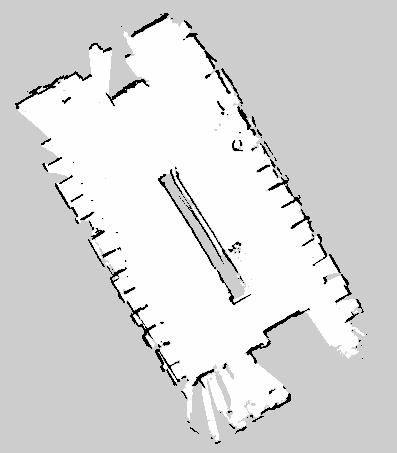
#> input picture navigation_setup/maps/map1.pgm, 397 x 453 px, found by its file name
$ python virtual_wall_creator.py
#> lines starting #> are read from the running program, lines starting #| are printed output that depends on the picture; after the words box and inside, x2 and y2 are one past the last pixel; in counts of white or black regions, pixels touching at a corner belong together
#!/usr/bin/env python3

# This is not a Ros Node or anything this for detecting walls and drawing virtual walls at a particular distance

import cv2
import numpy as np
import json
import os
import math

ROOT = os.path.dirname(os.path.abspath(__file__))
MAP_PGM = os.path.join(ROOT, "map1.pgm")
FINAL_MAP = os.path.join(ROOT, "map.pgm")
FINAL_JSON = 'final_wall_segments.json'

wall_offsets = [5, 15, 15]
reverse_normal = [0, 0, 0]
thickness = 1


def to_pt(pt):
    return (int(pt[0]), int(pt[1]))


def main():

    if not os.path.exists(MAP_PGM):
        print(f"Error: map not found at {MAP_PGM}")
        return

    img_color = cv2.imread(MAP_PGM)
#> img_color is the input picture: shape (453, 397, 3); min 0, max 254, mean 216.7
    if img_color is None:
        print("Error: failed to read image.")
        return

    img_h, img_w = img_color.shape[:2]
#> img_h = 453; img_w = 397
    gray = cv2.cvtColor(img_color, cv2.COLOR_BGR2GRAY)

    _, thresh = cv2.threshold(gray, 150, 255, cv2.THRESH_BINARY_INV)
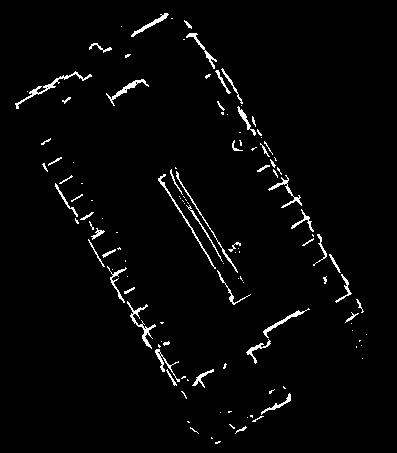
#> thresh: shape (453, 397); 2.5% white in thin lines or dots, all inside (x1, y1, x2, y2) = (15, 13, 367, 444)

    contours, _ = cv2.findContours(thresh, cv2.RETR_EXTERNAL, cv2.CHAIN_APPROX_SIMPLE)
#> contours = 123 contours, 91 with area under 20; largest, box (x1, y1, x2, y2) and area: (15, 71, 92, 109) 184, (127, 301, 156, 349) 155, (106, 79, 149, 106) 137, (263, 308, 310, 338) 122, (158, 174, 216, 269) 118
    if not contours:
        print("No contours found.")
        return

    main_cnt = max(contours, key=cv2.contourArea)
#> main_cnt = contour of 144 points, box (x1, y1, x2, y2) (15, 71, 92, 109), area 184

    output = img_color.copy()
    cv2.drawContours(output, [main_cnt], -1, (255, 0, 0), 2)
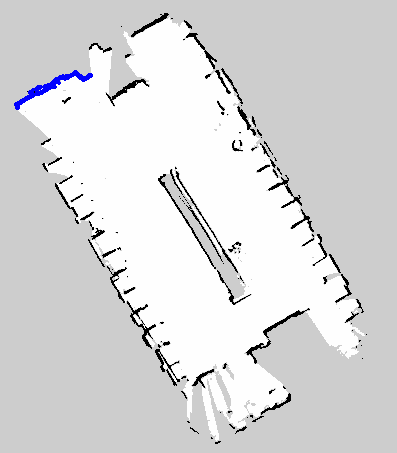
#> output: shape (453, 397, 3); 0.32% of pixels changed, all inside (x1, y1, x2, y2) = (14, 70, 93, 110)

    rect = cv2.minAreaRect(main_cnt)
#> rect = ((51.41, 86.65), (81.94, 12.77), -23.3)
    box = cv2.boxPoints(rect)
#> box = [[16.31, 108.7], [11.26, 97], [86.51, 64.58], [91.56, 76.31]]
    corners = np.intp(box)
#> corners = [[16, 108], [11, 96], [86, 64], [91, 76]]

    wall_segments = []
    wall_waypoints = []

    for i in range(4):
        p1 = tuple(corners[i])
        p2 = tuple(corners[(i + 1) % 4])

        mid = ((p1[0] + p2[0]) / 2.0, (p1[1] + p2[1]) / 2.0)

        wall_segments.append({
            "p1": to_pt(p1),
            "p2": to_pt(p2),
            "mid": [mid[0], mid[1]]
        })

        wall_waypoints.append(mid)

        cv2.line(output, p1, p2, (0, 255, 255), 4)
        cv2.putText(output, f"Wall{i+1}", (int(mid[0]), int(mid[1])),
                    cv2.FONT_HERSHEY_SIMPLEX, 0.6, (0, 255, 255), 2)
#> this loop made 4 passes
#> (p1, p2, mid) on passes 1 to 4: ((16, 108), (11, 96), (13.5, 102)), ((11, 96), (86, 64), (48.5, 80)), ((86, 64), (91, 76), (88.5, 70)), ((91, 76), (16, 108), (53.5, 92))
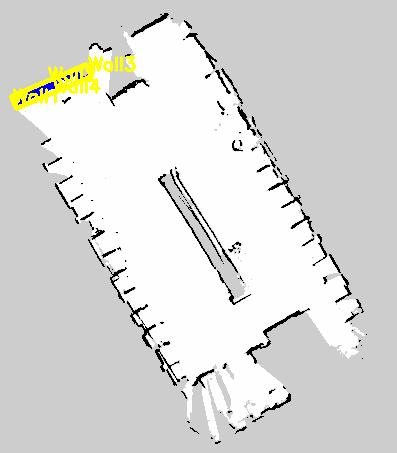
#> output: shape (453, 397, 3); 1.15% of pixels changed, all inside (x1, y1, x2, y2) = (9, 56, 136, 111)
#> after the loop, wall_segments = 4 items; wall_waypoints = [(13.5, 102), (48.5, 80), (88.5, 70), (53.5, 92)]


    virtual_img = gray.copy()

    new_walls = []

    for i in range(len(wall_offsets)):
        w = wall_segments[i]

        x1, y1 = w["p1"]
        x2, y2 = w["p2"]

        offset_px = wall_offsets[i]

        dx = x2 - x1
        dy = y2 - y1
        length = math.sqrt(dx * dx + dy * dy)
        if length == 0:
            continue

        nx = -dy / length
        ny = dx / length

        if reverse_normal[i] == 1:
            nx = -nx
            ny = -ny

        ox = nx * offset_px
        oy = ny * offset_px

        p1_shift = (int(x1 + ox), int(y1 + oy))
        p2_shift = (int(x2 + ox), int(y2 + oy))

        cv2.line(virtual_img, p1_shift, p2_shift, color=0, thickness=thickness)

        mx = (p1_shift[0] + p2_shift[0]) / 2
        my = (p1_shift[1] + p2_shift[1]) / 2

        new_walls.append({
            "p1": [p1_shift[0], p1_shift[1]],
            "p2": [p2_shift[0], p2_shift[1]],
            "mid": [mx, my]
        })
#> this loop made 3 passes
#> (w, x1, y1, x2, y2, dx, dy, length) on passes 1 to 3: ({'p1': (16, 108), 'p2': (11, 96), 'mid': [13.5, 102]}, 16, 108, 11, 96, -5, -12, 13), ({'p1': (11, 96), 'p2': (86, 64), 'mid': [48.5, 80]}, 11, 96, 86, 64, 75, -32, 81.54), ({'p1': (86, 64), 'p2': (91, 76), 'mid': [88.5, 70]}, 86, 64, 91, 76, 5, 12, 13)
#> virtual_img: shape (453, 397); min 0, max 254, mean 216.6
#> after the loop, new_walls = 3 items

    last_wall = wall_segments[-1]
#> last_wall = {'p1': (91, 76), 'p2': (16, 108), 'mid': [53.5, 92]}

    new_walls.append({
        "p1": last_wall["p1"],
        "p2": last_wall["p2"],
        "mid": last_wall["mid"]
    })

    final_json = {
        "img_w": img_w,
        "img_h": img_h,
        "corners": [to_pt(c) for c in corners],
        "walls": new_walls
    }

    with open(FINAL_JSON, "w") as f:
        json.dump(final_json, f, indent=2)

    print("Saved final JSON:", FINAL_JSON)

    cv2.imwrite(FINAL_MAP, virtual_img)
    print("Saved final modified map:", FINAL_MAP)

    print("\n=== DONE: Full pipeline completed successfully ===")

if __name__ == "__main__":
    main()

$ run again, with navigation_setup/maps/arena_map.pgm copied over navigation_setup/maps/map1.pgm
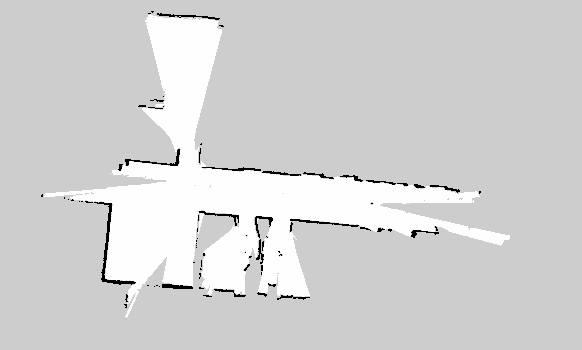
#> input picture navigation_setup/maps/arena_map.pgm, 582 x 350 px, found by its file name
#> in main, img_color is the input picture: shape (350, 582, 3); min 0, max 254, mean 210.9
#> in main, `_, thresh = cv2.threshold(gray, 150, 255, cv2.THRESH_BINARY_INV)`:
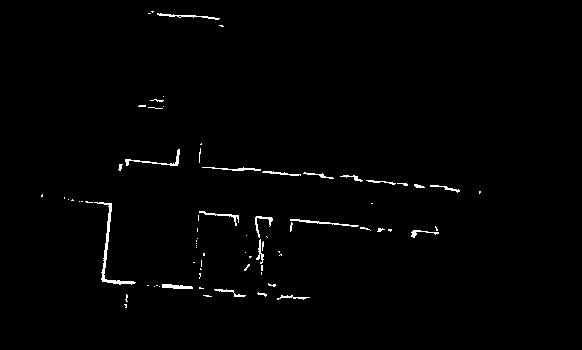
#> thresh: shape (350, 582); 1.1% white in thin lines or dots, all inside (x1, y1, x2, y2) = (41, 11, 481, 308)
#> contours = 76 contours, 59 with area under 20; largest, box (x1, y1, x2, y2) and area: (94, 202, 136, 285) 236, (125, 149, 180, 166) 84, (162, 284, 193, 289) 78, (290, 219, 359, 227) 66, (157, 13, 220, 20) 62
#> main_cnt = contour of 83 points, box (x1, y1, x2, y2) (94, 202, 136, 285), area 236
#> rect = ((107.1, 244.6), (31.66, 89.21), -16.9)
#> box = [[104.9, 291.9], [78.99, 206.6], [109.3, 197.4], [135.2, 282.7]]
#> corners = [[104, 291], [78, 206], [109, 197], [135, 282]]
#> the loop in main, `for i in range(4):` made 4 passes
#> (p1, p2, mid) on passes 1 to 4: ((104, 291), (78, 206), (91, 248.5)), ((78, 206), (109, 197), (93.5, 201.5)), ((109, 197), (135, 282), (122, 239.5)), ((135, 282), (104, 291), (119.5, 286.5))
#> after the loop in main, `for i in range(4):`: wall_segments = 4 items; wall_waypoints = [(91, 248.5), (93.5, 201.5), (122, 239.5), (119.5, 286.5)]
#> the loop in main, `for i in range(len(wall_offsets)):` made 3 passes
#> (w, x1, y1, x2, y2, dx, dy, length) on passes 1 to 3: ({'p1': (104, 291), 'p2': (78, 206), 'mid': [91, 248.5]}, 104, 291, 78, 206, -26, -85, 88.89), ({'p1': (78, 206), 'p2': (109, 197), 'mid': [93.5, 201.5]}, 78, 206, 109, 197, 31, -9, 32.28), ({'p1': (109, 197), 'p2': (135, 282), 'mid': [122, 239.5]}, 109, 197, 135, 282, 26, 85, 88.89)
#> after the loop in main, `for i in range(len(wall_offsets)):`:
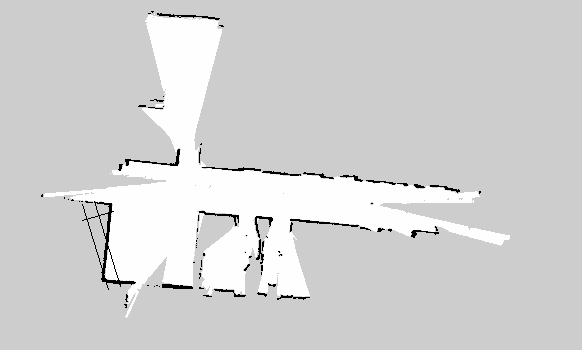
#> virtual_img: shape (350, 582); min 0, max 254, mean 210.7
#> after the loop in main, `for i in range(len(wall_offsets)):`: new_walls = 3 items
#> last_wall = {'p1': (135, 282), 'p2': (104, 291), 'mid': [119.5, 286.5]}

$ run again, with navigation_setup/maps/maps.pgm copied over navigation_setup/maps/map1.pgm
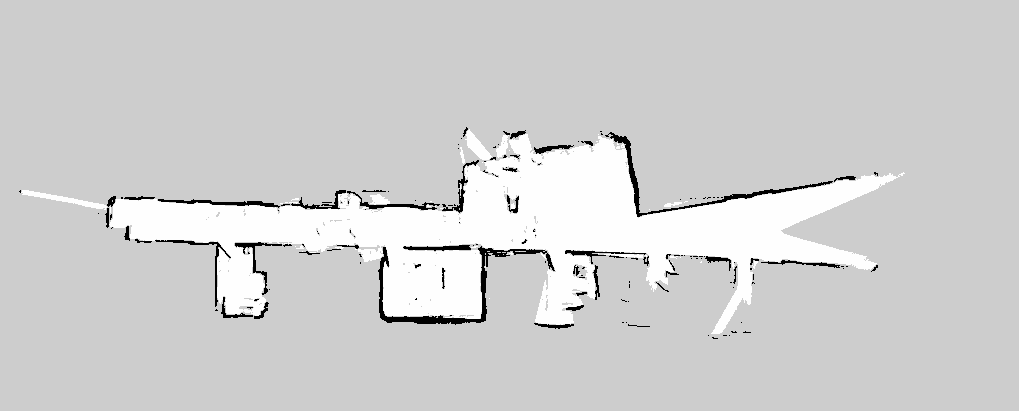
#> input picture navigation_setup/maps/maps.pgm, 1019 x 411 px, found by its file name
#> in main, img_color is the input picture: shape (411, 1019, 3); min 0, max 254, mean 208.1
#> in main, `_, thresh = cv2.threshold(gray, 150, 255, cv2.THRESH_BINARY_INV)`:
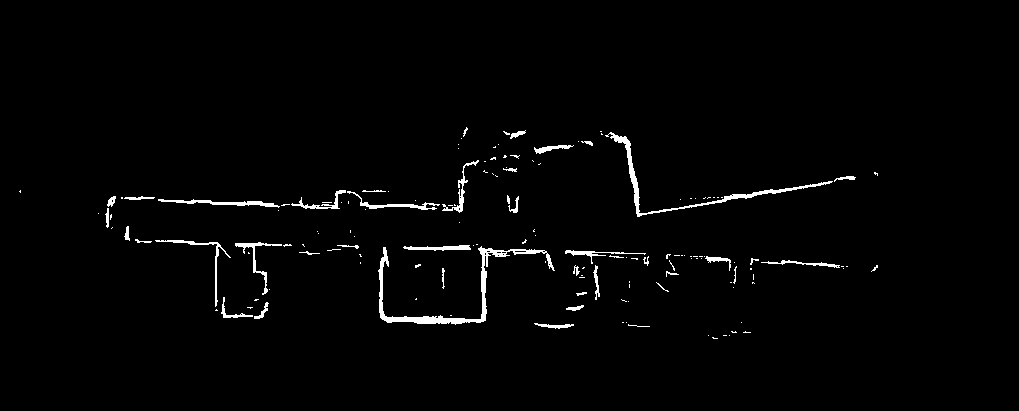
#> thresh: shape (411, 1019); 1.7% white; 150 white regions (107 under 20 px)
#> contours = 150 contours, 125 with area under 20; largest, box (x1, y1, x2, y2) and area: (378, 246, 555, 325) 1202, (605, 132, 833, 217) 740, (158, 199, 280, 208) 256, (235, 242, 282, 295) 190, (347, 191, 440, 210) 189
#> main_cnt = contour of 259 points, box (x1, y1, x2, y2) (378, 246, 555, 325), area 1202
#> rect = ((466.1, 285), (176, 77.73), -0.585)
#> box = [[378.5, 324.8], [377.8, 247.1], [553.7, 245.3], [554.5, 323]]
#> corners = [[378, 324], [377, 247], [553, 245], [554, 322]]
#> the loop in main, `for i in range(4):` made 4 passes
#> (p1, p2, mid) on passes 1 to 4: ((378, 324), (377, 247), (377.5, 285.5)), ((377, 247), (553, 245), (465, 246)), ((553, 245), (554, 322), (553.5, 283.5)), ((554, 322), (378, 324), (466, 323))
#> after the loop in main, `for i in range(4):`: wall_segments = 4 items; wall_waypoints = [(377.5, 285.5), (465, 246), (553.5, 283.5), (466, 323)]
#> the loop in main, `for i in range(len(wall_offsets)):` made 3 passes
#> (w, x1, y1, x2, y2, dx, dy, length) on passes 1 to 3: ({'p1': (378, 324), 'p2': (377, 247), 'mid': [377.5, 285.5]}, 378, 324, 377, 247, -1, -77, 77.01), ({'p1': (377, 247), 'p2': (553, 245), 'mid': [465, 246]}, 377, 247, 553, 245, 176, -2, 176), ({'p1': (553, 245), 'p2': (554, 322), 'mid': [553.5, 283.5]}, 553, 245, 554, 322, 1, 77, 77.01)
#> after the loop in main, `for i in range(len(wall_offsets)):`:
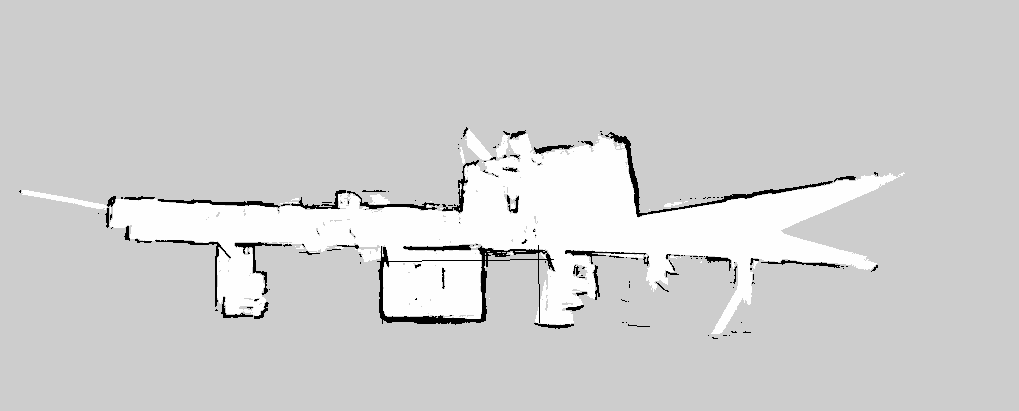
#> virtual_img: shape (411, 1019); min 0, max 254, mean 207.9
#> after the loop in main, `for i in range(len(wall_offsets)):`: new_walls = 3 items
#> last_wall = {'p1': (554, 322), 'p2': (378, 324), 'mid': [466, 323]}
